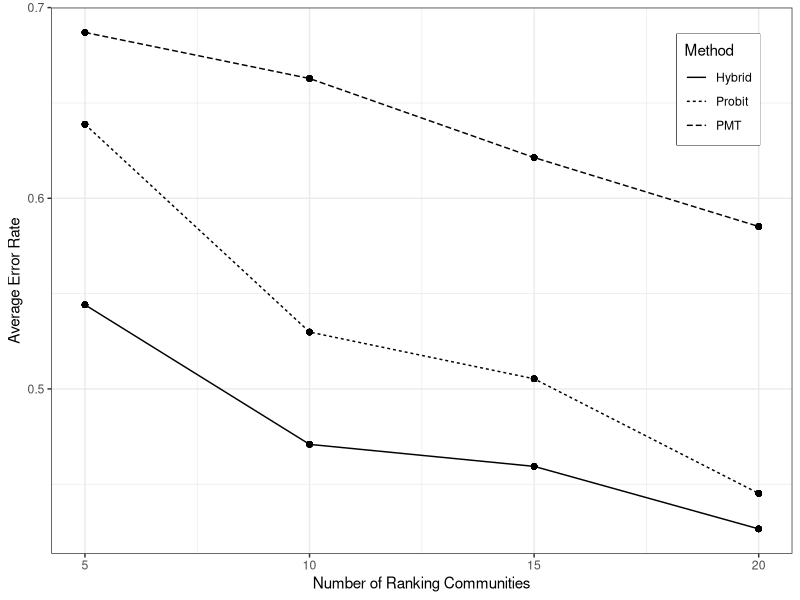
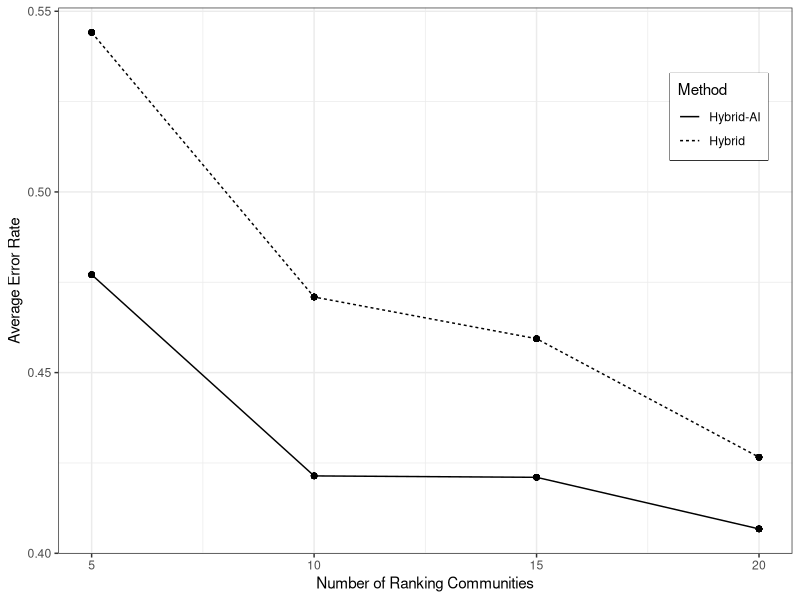
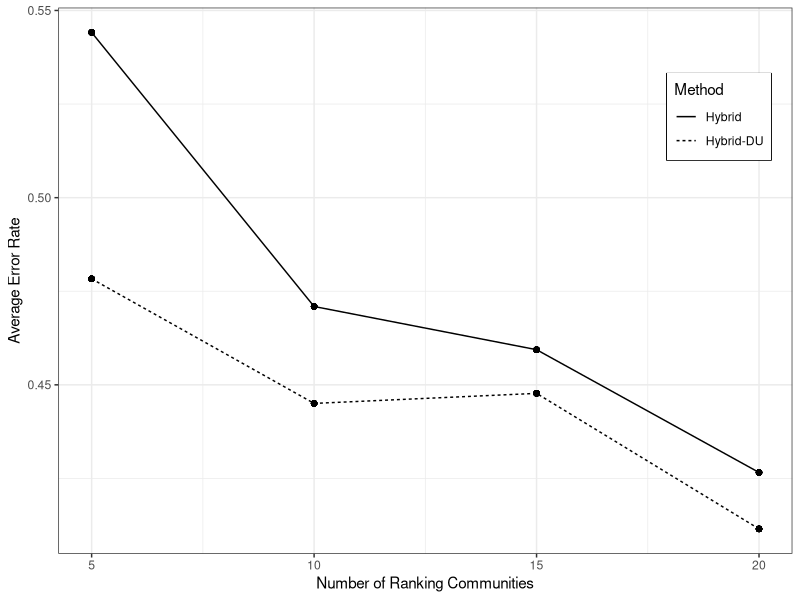
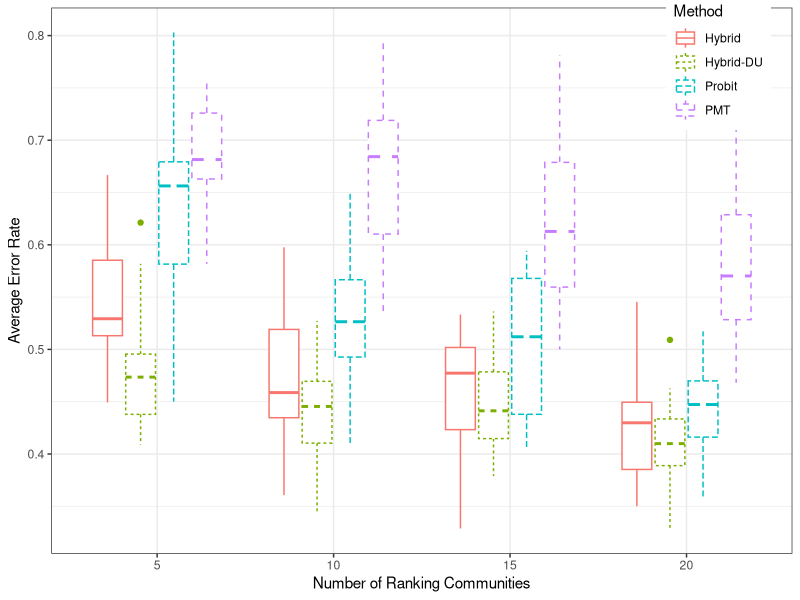
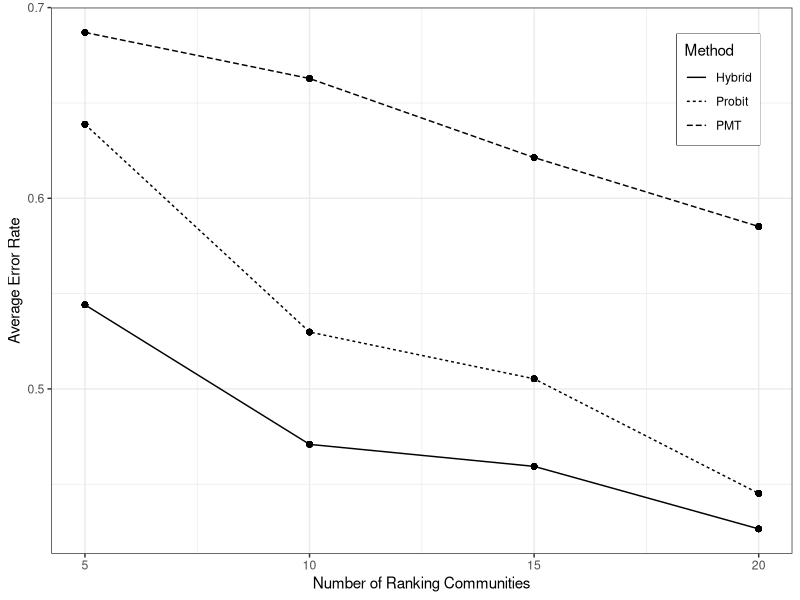
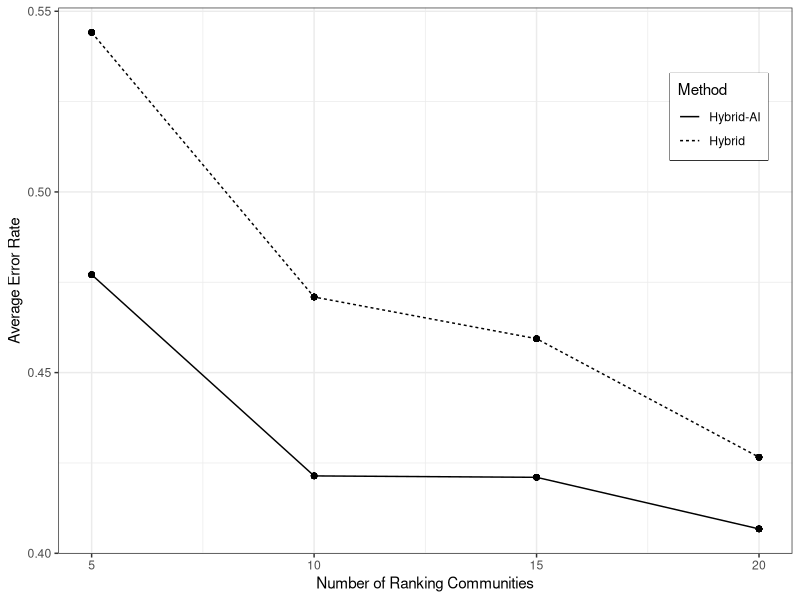
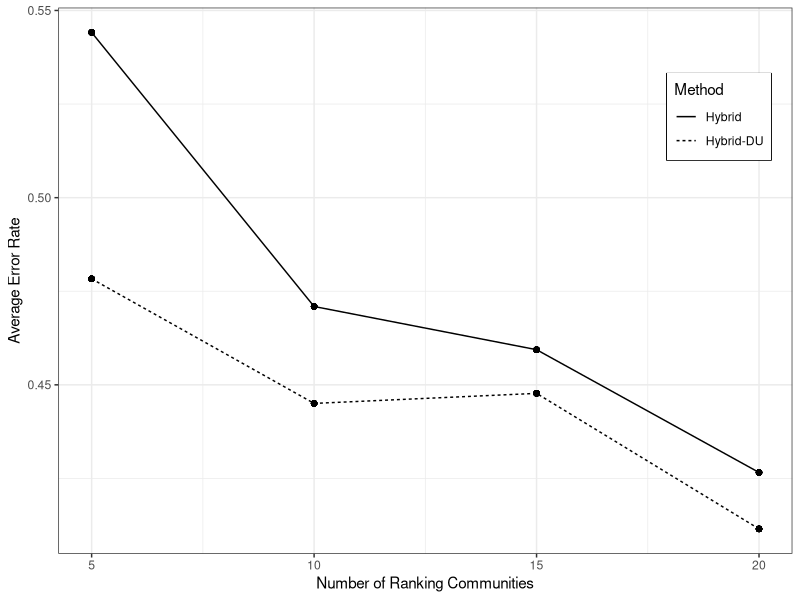

The R script that drew these images, in order: (Note: this script raises an error after producing the figures.)
library(dplyr)
library(ggplot2)
library(reshape2)

all_results <- read.csv("Hillebrecht Analysis/all_results.csv")

all_coef <- read.csv("Hillebrecht Analysis/coef_total_sample.csv")

#### --- ERROR RATE PLOTS ----------------------------------

plot_data <- all_results %>%  mutate(IER = 1-Precision,
                                     EER = 1-Sensitivity) %>%
  melt(id.var = c("Method", "CBT_ncomm")) %>%
  mutate(Method = factor(Method, levels = c("Hybrid Score (corrected)","Hybrid Score","CBT Score", "CBT Score (corrected)","CBT DU", "CBT Logit", "PMT OLS"),
                         labels = c("Hybrid-AI-EC","Hybrid-AI","Hybrid","Hybrid-EC","Hybrid-DU", "Probit", "PMT"))) %>%
  group_by(Method, CBT_ncomm, variable) %>%
  mutate(mean = mean(value ),
         min = min(value),
         max = max(value))%>%ungroup


plot_data %>%
  subset(variable %in% c( "IER") & Method %in% c("Hybrid", "PMT", "Probit")  )%>%
  ggplot() + geom_line(aes(x = CBT_ncomm, y = mean, linetype = Method)) +
  geom_point(aes(x = CBT_ncomm, y = mean)) +
  #geom_linerange(aes(x = CBT_ncomm, ymin = min,ymax=max, linetype = Method))+
  theme_bw() +
  labs(x = "Number of Ranking Communities", y = "Average Error Rate")+ 
  theme(legend.position = c(0.9, 0.85))+
  theme(legend.box.background = element_rect(colour = "black"))

ggsave("Hillebrecht Analysis/ER_hybrid.pdf", width = 8, height = 5)


plot_data %>%
  subset(variable %in% c( "IER") & Method %in% c("Hybrid", "Hybrid-AI")  )%>%
  ggplot() + geom_line(aes(x = CBT_ncomm, y = mean, linetype = Method)) +
  geom_point(aes(x = CBT_ncomm, y = mean)) +
  #geom_linerange(aes(x = CBT_ncomm, ymin = min,ymax=max, linetype = Method))+
  theme_bw() +
  labs(x = "Number of Ranking Communities", y = "Average Error Rate")+ 
  theme(legend.position = c(0.9, 0.8))+
  theme(legend.box.background = element_rect(colour = "black"))

ggsave("Hillebrecht Analysis/ER_hybrid_AI.pdf", width = 8, height = 5)

plot_data %>%
  subset(variable %in% c( "IER") & Method %in% c("Hybrid", "Hybrid-DU")  )%>%
  ggplot() + geom_line(aes(x = CBT_ncomm, y = mean, linetype = Method)) +
  geom_point(aes(x = CBT_ncomm, y = mean)) +
  #geom_linerange(aes(x = CBT_ncomm, ymin = min,ymax=max, linetype = Method))+
  theme_bw() +
  labs(x = "Number of Ranking Communities", y = "Average Error Rate")+ 
  theme(legend.position = c(0.9, 0.8))+
  theme(legend.box.background = element_rect(colour = "black"))

ggsave("Hillebrecht Analysis/ER_hybrid_DU.pdf", width = 8, height = 5)



all_results %>%  mutate(IER = 1-Precision,
                        EER = 1-Sensitivity) %>%
  melt(id.var = c("Method", "CBT_ncomm")) %>%
  mutate(Method = factor(Method, levels = c("Hybrid Score (corrected)","Hybrid Score","CBT Score", "CBT Score (corrected)","CBT DU", "CBT Logit", "PMT OLS"),
                         labels = c("Hybrid-AI-EC","Hybrid-AI","Hybrid","Hybrid-EC","Hybrid-DU", "Probit", "PMT"))) %>%
  subset(variable %in% c( "IER") & Method %in% c("Hybrid", "PMT", "Probit", "Hybrid-DU")  )%>%
  ggplot() + geom_boxplot(aes(x = as.factor(CBT_ncomm), y = value, linetype = Method,colour = Method)) +
  #geom_point(aes(x = CBT_ncomm, y = mean)) +
  #geom_linerange(aes(x = CBT_ncomm, ymin = min,ymax=max, linetype = Method))+
  theme_bw() +
  labs(x = "Number of Ranking Communities", y = "Average Error Rate")+ 
  theme(legend.position = c(0.9, 0.9))

#### --- COEFFICIENT PLOTS ----------------------------------

variable_labels <- read.csv("Data/Burkina Faso/Cleaning/variables.csv")
#variable_labels_add <- data.frame(Name = "connected", Definition = "Elite connection")

#variable_labels <- rbind(variable_labels, variable_labels_add)

score_order <- all_coef %>% merge(variable_labels, by.x = "parameter", by.y = "Name") %>% 
  dplyr::select(Definition,Category, CB_beta_rank_mean) %>%
  subset(CB_beta_rank_mean != 0)%>% #remove elite connection 0
  melt(id.vars = c("Definition", "Category")) %>%
  group_by(Definition, Category,variable) %>%
  summarise(mean = mean(value)) %>%
  group_by(Category,variable) %>%
  mutate(std_mean =mean/mean(abs(mean))) %>%
  arrange(Category,mean) 

all_coef %>%merge(variable_labels, by.x = "parameter", by.y = "Name") %>% 
  dplyr::select(Definition, Category, CB_beta_rank_mean, PMT_beta) %>%
  subset(CB_beta_rank_mean != 0)%>% #remove elite connection 0
  melt(id.vars = c("Definition", "Category")) %>%
  group_by(Definition, Category, variable) %>%
  summarise(mean = mean(value)) %>% ungroup() %>%
  group_by(variable) %>%
  mutate(std_mean = mean/mean(abs(mean))) %>%
  ungroup() %>%
  mutate(Definition = factor(Definition, levels = score_order$Definition),
         variable = factor(variable, levels = c("CB_beta_rank_mean", "PMT_beta"),
                           labels = c("Hybrid", "PMT")))%>%
  ggplot() + 
  geom_col(aes(x = Definition, y = std_mean, fill = variable ),position =  position_dodge(width = 0.5)) +
  #facet_grid(Category~., scales = "free_y")+
  coord_flip() + 
  theme_bw() +
  labs(x = "", y = "Standardized Coefficient Estimate") +
  scale_fill_grey("Method") +
  theme(legend.position = c(.9,.9), 
        legend.box.background = element_rect(colour = "black"))


ggsave("Hillebrecht Analysis/coef_score_hillebrecht.pdf", width = 12, height = 12)

all_coef %>%merge(variable_labels, by.x = "parameter", by.y = "Name") %>%
  dplyr::select(Definition, Category, CB_beta_rank_mean, CB_beta_rank_mean_noelite) %>%
  subset(CB_beta_rank_mean != 0)%>% #remove elite connection 0
  melt(id.vars = c("Definition", "Category")) %>%
  group_by(Definition, Category, variable) %>%
  summarise(mean = mean(value)) %>% ungroup() %>%
  group_by(variable) %>%
  mutate(std_mean = mean/mean(abs(mean))) %>%
  mutate(Definition = factor(Definition, levels = score_order$Definition),
         variable = factor(variable, levels = c("CB_beta_rank_mean", "CB_beta_rank_mean_noelite"),
                           labels = c("Hybrid", "Hybrid-EC")))%>%
  ggplot() + 
  geom_col(aes(x = Definition, y = std_mean, fill = variable ), position = position_dodge(width = 0.5)) +
  #facet_grid(Category~., scales = "free_y")+
  coord_flip() + 
  theme_bw() +
  labs(x = "", y = "Standardized Coefficient Estimate") +
  scale_fill_grey("Method")+
  theme(legend.position = c(.9,.9), 
        legend.box.background = element_rect(colour = "black"))

ggsave("Hillebrecht Analysis/coef_score_EC_hillebrecht.pdf", width = 12, height = 12)
